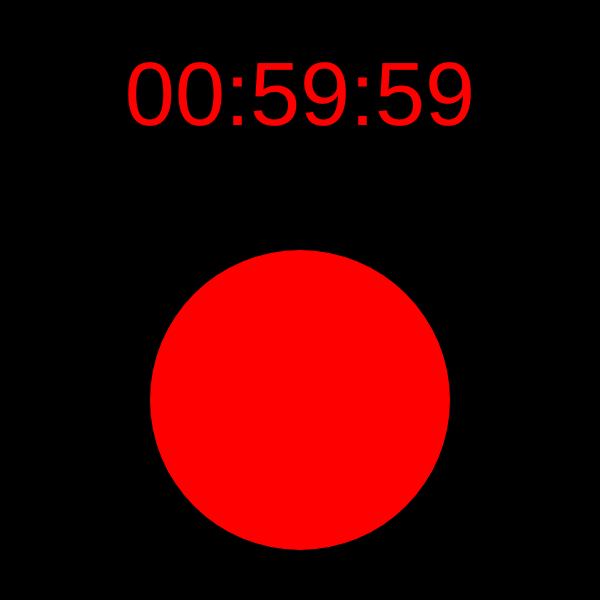
Frame 1 (no input)
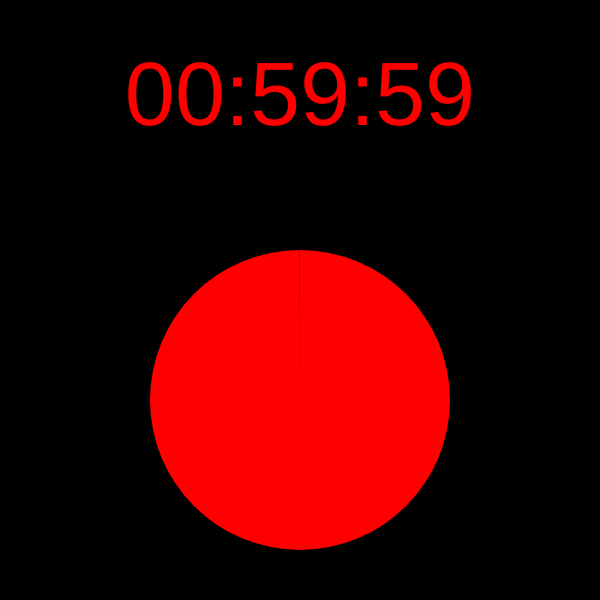
Frame 60 (no input)
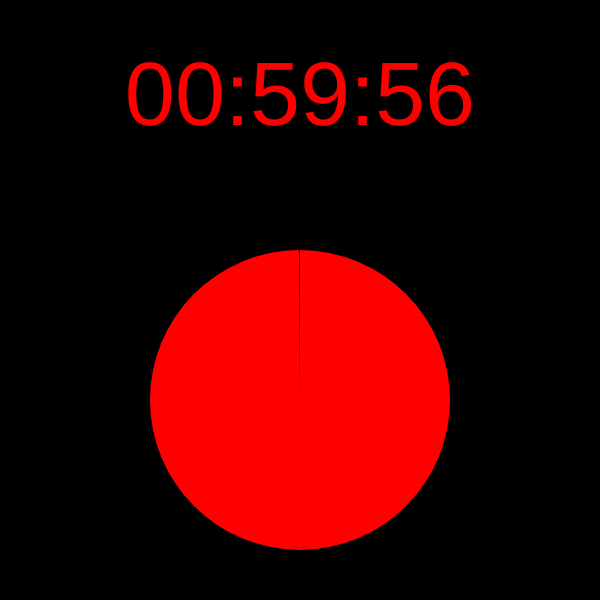
Frame 120 (the mouse pressed at the canvas centre since frame 60)

The p5.js sketch that drew these frames (run headless with seeded random() and noise() and a simulated clock; from frame 60 on, the mouse is pressed at the canvas centre):

// p5.js sketch
// ── sketch.js
function setup() {
  createCanvas(600, 600);
}

function draw() {
  background(0);
  noStroke();
  limit = 3600;
  sec = limit - (millis()/1000)**2;
  nSec = -sec;
  if (sec < 0) {sec = 0;}
  h = floor(sec/3600);
  m = floor(sec/60) % 60;
  s = floor(sec) % 60;
  if (h < 10) {h = "0" + String(h);}
  if (m < 10) {m = "0" + String(m);}
  if (s < 10) {s = "0" + String(s);}
  fill(255, 0, 0);
  textFont("Arial", 90);
  textAlign(CENTER, CENTER);
  text(h + ":" + m + ":" + s, 300, 100);
  arc(300, 400, 300, 300, -HALF_PI, sec/limit * TAU - HALF_PI);
  if (nSec > 0) {
  textSize(30);
  text("Timer finished " + floor(nSec) + " sec ago!", 300, 200);
  }
}
